Frame 1 (no input): blank canvas, image omitted
Frame 60 (the mouse pressed at the canvas centre just before this capture): blank canvas, image omitted
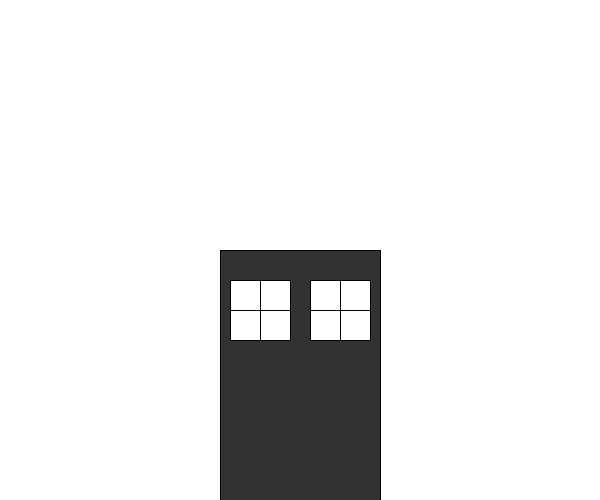
Frame 120 (the mouse held since frame 60 and released just before this capture)

The Processing sketch whose frames 1 and 60 were blank and that drew this single picture after the mouse press (run headless with seeded random() and noise(); from frame 60 on, the mouse is pressed at the canvas centre):

// Processing sketch: processing_162762
// ── processing_162762.pde

//click for draw thing to happen always yes

void setup() {
  size(600, 500);
  background(255);
}

void draw() {
  if (mousePressed== true) {
    building(mouseX, mouseY);
  }
}

void building(int x, int y) {
  fill(50);
  rect(x-80, height-250, 160, height);
  fill(255);
  window(x-40, height-210);
  window(x+40,height-210);

}


void window(int x, int y) {

  rect(x, height-220, 30, 30);
  rect(x-30, height-190, 30, 30);
  rect(x-30, height-220, 30, 30);
  rect(x, height-190, 30, 30);
}


void keyPressed() {
  if (key==' ') {
    background(255);
  }
}
